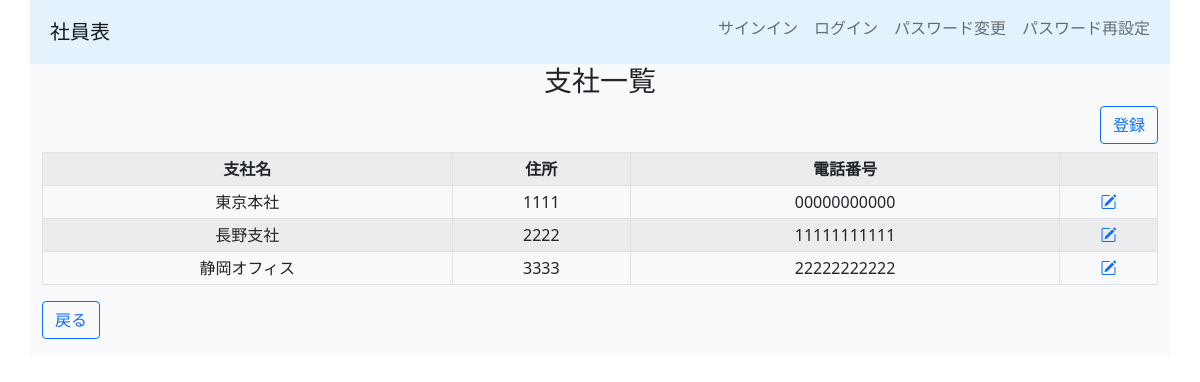
Before: /branch_view with the older database file.
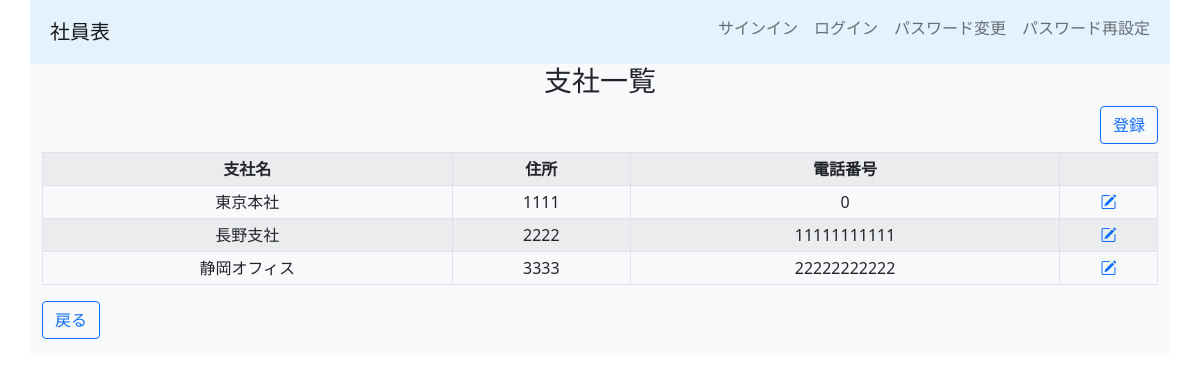
After: the same page with the newer database file.
### employee_list_app/models.py (models this page shows, shortened)
class Branch(models.Model):
    name = models.CharField(max_length=30, verbose_name="支社名")
    address = models.CharField(max_length=255, verbose_name="住所")
    tel_regex = RegexValidator(regex=r'^[0-9]+$', message="電話番号は'-'なしで入力してください")
    tel = models.CharField(validators=[tel_regex], max_length=12, verbose_name="電話番号")
    class Meta:
        verbose_name = "支社"
        verbose_name_plural = "支社一覧"

### employee_list_app/views.py (the view)
# urls.py: path("branch_view", BranchView.as_view(), name="branch_view"),
class BranchView(ListView):
    template_name = "employee_list/branch_view.html"
    model = Branch

### Template/employee_list/branch_view.html (shortened to what this page needs)
{% extends "base.html" %}
{% block content %}
<h3 class="text-center">支社一覧</h3>
<div class="text-end">
    <a class="btn btn-outline-primary col-auto mb-2" href="{% url 'branch_add' %}" role="button">登録</a>
</div>
<div class="justify-content-center">
    <table class="table table-striped table-bordered table-sm align-middle text-center">
        <th>支社名</th>
        <th>住所</th>
        <th>電話番号</th>
        <th></th>
        {% for brn in object_list %}
        <tr>
            <td>{{ brn.name }}</td>
            <td>{{ brn.address }}</td>
            <td>{{ brn.tel }}</td>
            <td><a href="{% url 'branch_edit' brn.pk %}"><i class="bi bi-pencil-square"></i></a></td>
        </tr>
        {% endfor %}
    </table>
</div>
<a class="btn btn-outline-primary mb-3" href="{% url 'index' %}">戻る</a>
{% endblock %}

Changed rows visible on the page:
changed Branch "東京本社": tel "00000000000" → "0"
